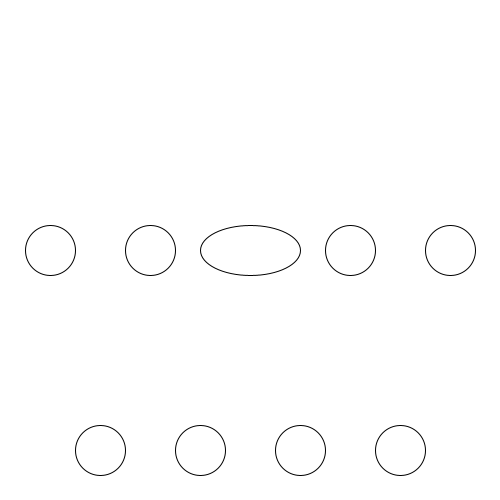
Frame 1 (no input)
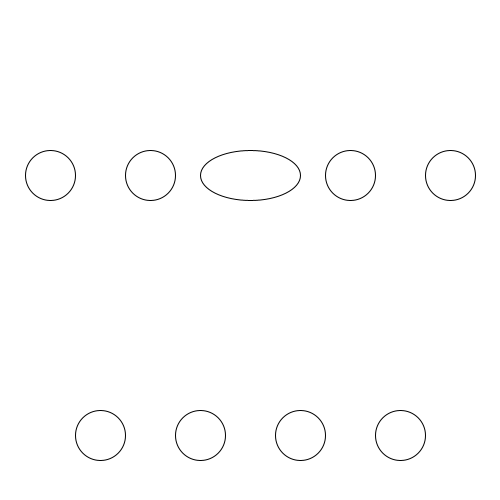
Frame 60 (the mouse pressed at the canvas centre just before this capture)
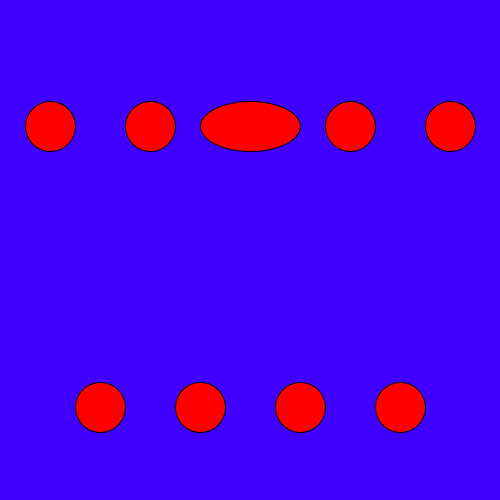
Frame 120 (the mouse held since frame 60 and released just before this capture)

The Processing sketch that drew these frames (run headless with seeded random() and noise(); from frame 60 on, the mouse is pressed at the canvas centre):

// Processing sketch: processing_174310
// ── processing_174310.pde

float speed = 0;
 
void setup()
{
  size(500,500);
  smooth();
  colorMode(HSB,360,100,100);
}
 
void draw()
{
  background(255,mouseY,255);
   
  translate(width/2,height/2);
  ellipse(0,sin(speed)*200,100,50);
  ellipse(-50,cos(speed)*200,50,50);
  ellipse(+50,cos(speed)*200,50,50);
  ellipse(-100,sin(speed)*200,50,50);
  ellipse(+100,sin(speed)*200,50,50);
  ellipse(-150,cos(speed)*200,50,50);
  ellipse(+150,cos(speed)*200,50,50);
  ellipse(-200,sin(speed)*200,50,50);
  ellipse(+200,sin(speed)*200,50,50);
  fill(359,mouseY,100);
  fill(359,mouseY,100);
  fill(0,mouseY,255);
  speed += .1;
   
}
